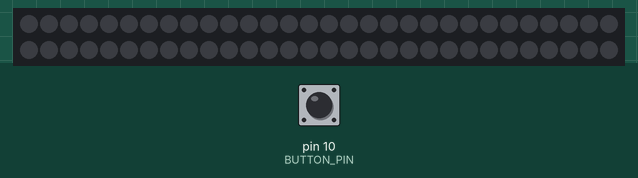
Recording of a sketch running on a simulated Arduino Uno, built with avr-gcc and run on an emulated ATmega328P. On the bench: 60 RGB LEDs in strip order, left to right, continuing on the next row. Inputs (shaded band) come from the test bench; at power-on: pin 10 (BUTTON_PIN) HIGH. Dim RGB values are drawn brighter than linear.

Above: at 1.2 s.
1.3 s: pin 10 (BUTTON_PIN) pulled LOW for 1 s
At 2.9 s:
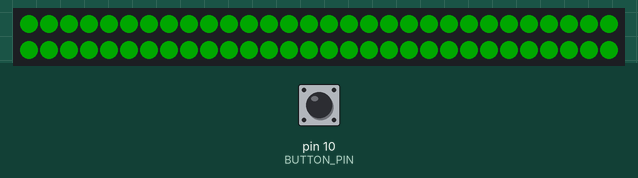
3.8 s: pin 10 (BUTTON_PIN) pulled LOW for 0.15 s
At 4.8 s:
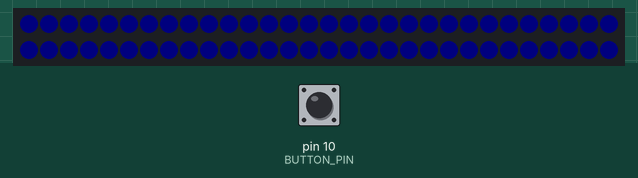
5.4 s: pin 10 (BUTTON_PIN) pulled LOW for 3.2 s
At 5.85 s:
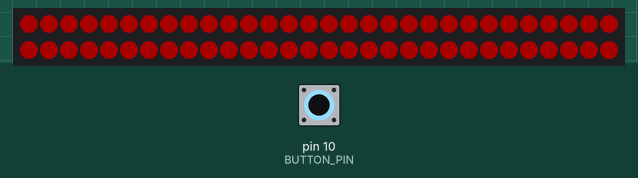
Timing chart, 0 to 8.4 s (numbered marks = the images above; inputs shaded):
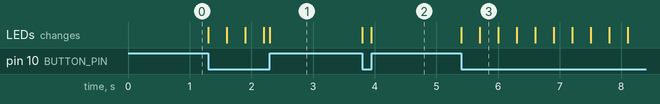

Measured:
- after the input at 1.3 s, the LEDs: first change at once (image 1 shows a later state)
- after the input at 3.8 s, the LEDs: first change at once (image 2 shows a later state)
- after the input at 5.4 s, the LEDs: first change at once (image 3 shows a later state)

The sketch:

_4_ColorSwitcher_Button.ino
```cpp
// This program will setup the board attached to the BlinkyTape and display
// one color all across the LEDs. Pushing the button, will change to a new color

// This will show you how you can use the button

#include <FastLED.h>  // The FastLED libraries which talk to the LEDs

#define BUTTON_PIN 10 // The pin on the board to which the button is connected
#define PIN_SIGNAL 13 // The pin on the board to which the lights are connected
#define LED_COUNT 60 // BlinkyTape has 60 LEDs!

struct CRGB leds[LED_COUNT]; // this struct contains 60 CRGB one for each LED
                            // FAST LED uses this to set the colors

int colorID = 1; // is an ID we're going to use to pick what color to show.

// Everything in setup() is run 1 time before loop() runs
void setup()
{
  LEDS.addLeds<WS2812B, PIN_SIGNAL, GRB>(leds, LED_COUNT); // BlinkyBoard config
  LEDS.showColor(CRGB(0, 0, 0)); // OFF
                                 // Start with all the lights off
  LEDS.setBrightness(40); // Mid Level

  pinMode(BUTTON_PIN, INPUT_PULLUP); // The mode of pin for the button's pin
}

// This is a function. Notice it is outside the Setup or the loop functions
// We can call this inside those functions.
void changeColor(){
  switch (colorID){
    case 1:
        // Red
      for( int k=0; k<LED_COUNT; k++) {
        leds[k] = CRGB( 255, 0, 0);
        }
      break;
    case 2:
      // Blue
      for( int k=0; k<LED_COUNT; k++) {
        leds[k] = CRGB( 0, 0, 25);
        }
      break;
    case 3:
      // Green
      for( int k=0; k<LED_COUNT; k++) {
        leds[k] = CRGB( 0, 255, 0);
        }
      break;
    }
    LEDS.show(); // Send the current color to the BlinkyTape
  }

// loop() runs continuously as long as power is supplied.
// This where we make the BlinkyTape do things, where we can call other
// functions, wait for button presses, etc.

void loop() {
// LEDs will be OFF when we start. Push the button & change to the next color

// NOTE: The BlinkyTape button is in a LOW state when it is pushed.
// Other buttons in the world are HIGH, You need to know that about your button

// Here's how this reads in English:
// Read the status of the pin assigned at BUTTON_PIN. If is is low (pushed),
// change the color. If the Color id is less than 3 increment colorID by 1
// else set colorID to 1.
// Load this on your BlinkyTape and push the button!

if (digitalRead(BUTTON_PIN) == LOW){
  changeColor();
  if (colorID < 3){
    colorID++;
    } else {
      colorID = 1;
    }
}

}
```
